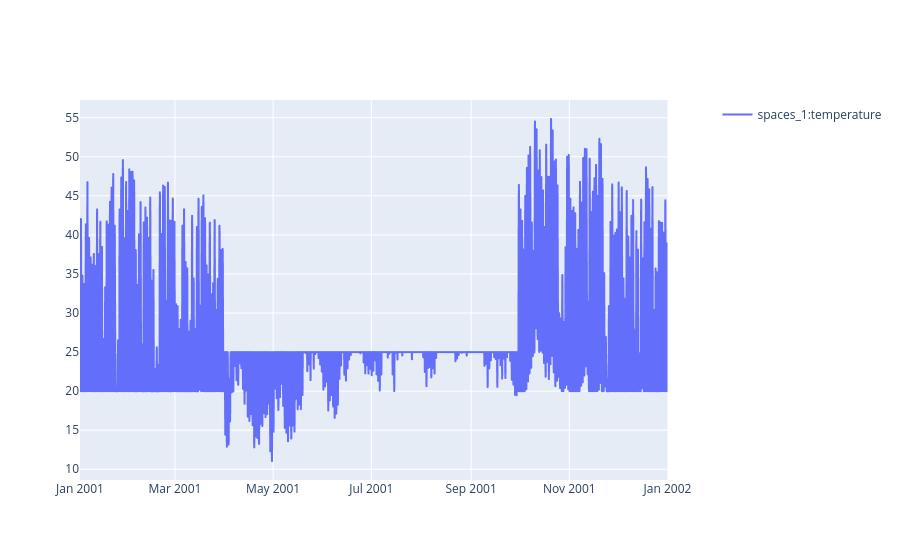

The cell this chart's notebook holds for it:
### Code cell
T_esp = pro.component("spaces_1").variable("temperature")
Q_esp = pro.component("spaces_1").variable("system_sensible_heat")
Q_esplat = pro.component("spaces_1").variable("system_latent_heat")
Q_sys = pro.component("system").variable("Q_sensible")
Q_syslat = pro.component("system").variable("Q_latent")

sim.plot(pro.dates(),[T_esp],axis=[1,2])

### Figure 1 — Plotly figure (JSON) as saved in the notebook; plotly's stock layout.template omitted (floating-point values rounded to 4 significant figures; data arrays with more than 128 entries replaced by an {"elided": "..."} marker saying what was removed)
{"data": [{"hovertemplate": "date=%{x}<br>spaces_1:temperature=%{y}<extra></extra>", "legendgroup": "", "line": {"dash": "solid"}, "marker": {"symbol": "circle"}, "mode": "lines", "name": "spaces_1:temperature", "showlegend": true, "type": "scattergl", "x": {"elided": "8760 str values"}, "xaxis": "x", "y": {"elided": "8760 float values"}, "yaxis": "y"}], "layout": {"xaxis": {"anchor": "y", "domain": [0, 0.94]}, "yaxis": {"anchor": "x", "domain": [0, 1]}, "yaxis2": {"anchor": "x", "overlaying": "y", "side": "right"}}}
